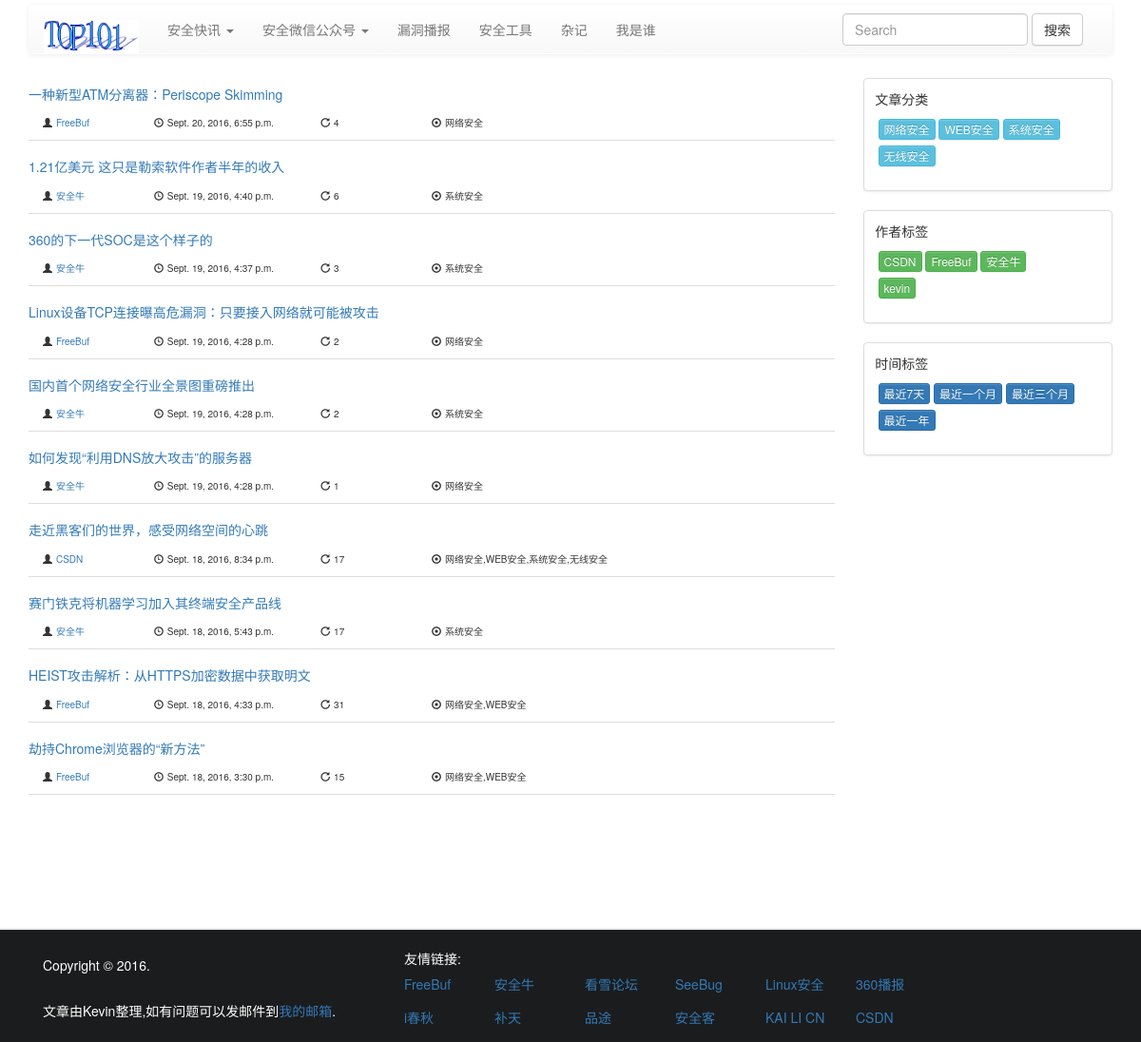
Page /blog/ on the earlier database version.
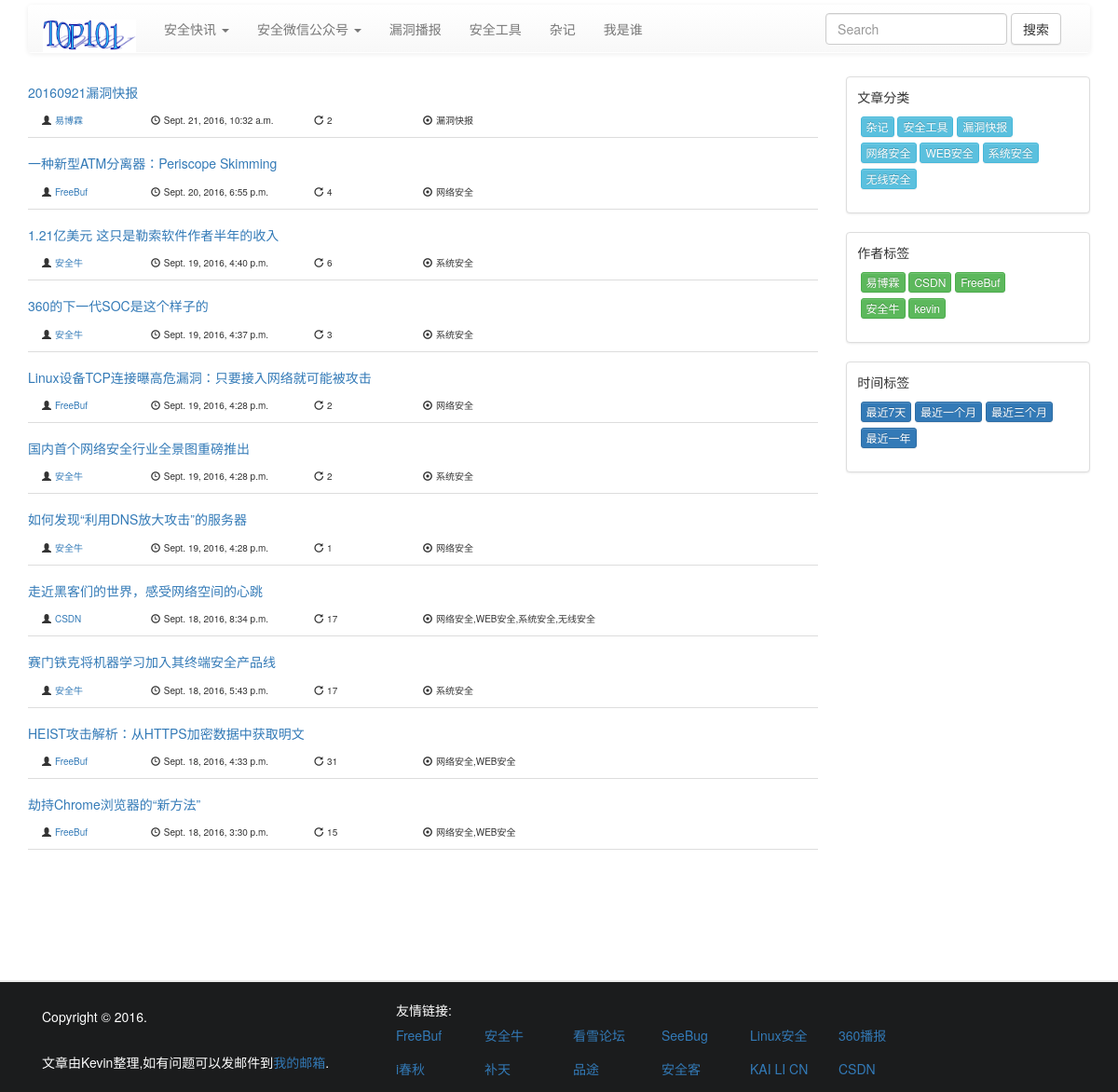
Same page on the later database version.
### beeblog/models.py (models this page shows, shortened)
class CommonModel(models.Model):
    id = models.BigAutoField(primary_key=True)
    created = models.DateTimeField(verbose_name='创建时间',
                                   default=now)
    updated = models.DateTimeField(verbose_name='修改时间',
                                   default=None, blank=True,
                                   null=True)
    is_valid = models.BooleanField(verbose_name='是否有效',
                                   default=True)
    objects = models.Manager()
    query_objects = BaseManager()
    class Meta:
        abstract = True

class Article(CommonModel):
    title = models.CharField(verbose_name='文章标题', max_length=100)
    author = models.ForeignKey(Author, on_delete=models.CASCADE,
                               verbose_name='作者')
    categories = models.ManyToManyField(Category,
                                        verbose_name='文章分类')
    tread = models.BigIntegerField(default=0, verbose_name='踩')
    support = models.BigIntegerField(default=0, verbose_name='赞')
    views = models.BigIntegerField(default=0, verbose_name='浏览数')
    content = RichTextUploadingField(verbose_name='文章内容')
    class Meta:
        verbose_name = '文章'
        verbose_name_plural = '文章'
        ordering = ('-created',)

class Author(CommonModel):
    name = models.CharField(verbose_name='作者名称', max_length=100)
    url = models.CharField(verbose_name='作者链接', max_length=200)
    avatar = models.ImageField(verbose_name='作者头像',
                               blank=True, null=True, upload_to=get_file_path)
    now = now()
    directory_string_var = 'avatars/%s/%s/%s/' % (now.year, now.month,
                                                  now.day)
    def avatar_tag(self):
        img_path = settings.MEDIA_URL + '{}'.format(self.avatar)
        return '<img src= "{}" style="width:150px; height:150px;"/>'.format(
            img_path)
    avatar_tag.short_description = '头像预览'
    avatar_tag.allow_tags = True
    class Meta:
        verbose_name = '作者'
        verbose_name_plural = '作者'
        ordering = ('-created',)

class Category(CommonModel):
    category_text = models.CharField(verbose_name='分类名称',
                                     max_length=20)
    sub_category = models.SmallIntegerField(verbose_name='自分类',
                                            default=1)
    class Meta:
        verbose_name = '文章分类'
        verbose_name_plural = '文章分类'
        ordering = ('-created',)
    def __str__(self):
        return self.category_text

### beeblog/views.py (the view)
def index_view(request):
    articles = Article.query_objects.all()[:PER_PAGE]
    return my_render(request, 'beeblog/index.html', {
        'articles': articles
    })

### beeblog/models.py (called while the page is built)
    def get_queryset(self):
        return super().get_queryset().filter(is_valid=True)

### beeblog/templatetags/beeblog_extras.py (called while the page is built)
@register.filter(name='mod')
def mod(value, arg):
    try:
        return int(value) % int(arg)
    except:
        return None

### beeblog/views.py (called while the page is built)
def my_render(request, template, kwargs):
    if 'categories' not in kwargs:
        kwargs['categories'] = Category.query_objects.all()
    if 'authors' not in kwargs:
        kwargs['authors'] = Author.query_objects.all()
    return render(request, template, kwargs)

### beeblog/templates/beeblog/index.html (shortened to what this page needs)
<!DOCTYPE html>
<html lang="en">
<head>
    <link rel="stylesheet" href="http://cdn.bootcss.com/bootstrap/3.3.7/css/bootstrap-theme.min.css">
    <link rel="stylesheet" href="http://cdn.bootcss.com/bootstrap/3.3.7/css/bootstrap.min.css">
    <link rel="stylesheet" href="/media/css/main.css">
</head>
<body>
{% load beeblog_extras %}
<div id="wrapper">
    <div id="header">
        {% block navbar %}
            <div class="container">
                <nav class="navbar navbar-default" role="navigation">
                    <div class="container-fluid">
                        <div class="navbar-header">
                            <a class="navbar-brand" href="/"><img style="width: 100px; height: 35px;" src="/media/img/my-site-logo.png"></a>
                        </div>
                        <div class="collapse navbar-collapse" id="bs-example-navbar-collapse-1">
                            <ul class="nav navbar-nav">
                                <li class="dropdown">
                                    <a href="#" class="dropdown-toggle" data-toggle="dropdown">安全快讯
                                        <span class="caret"></span></a>
                                </li>
                                <li class="dropdown">
                                    <a href="#" class="dropdown-toggle" data-toggle="dropdown">安全微信公众号
                                        <span class="caret"></span></a>
                                </li>
                                <li><a href="/blog/category/6/">漏洞播报</a></li>
                                <li><a href="/blog/category/7/">安全工具</a></li>
                                <li><a href="/blog/category/8/">杂记</a></li>
                                <li><a href="#">我是谁</a></li>
                            </ul>
                            <form class="navbar-form navbar-right" action="/blog/search" method="get" role="search">
                                <div class="form-group">
                                    <input type="text" name="search_query" class="form-control" placeholder="Search">
                                </div>
                                <button type="submit" class="btn btn-default">搜索</button>
                            </form>
                        </div>
                    </div>
                </nav>
            </div>
        {% endblock %}
    </div>
    <div id="content" class="container">
        {% block content %}
            <div class="row">
                <div class="col-md-9">
                    {% block article %}
                        {% for article in articles %}
                            {% include 'beeblog/article_header.html' %}
                        {% endfor %}
                    {% endblock %}
                </div>
                <div class="col-md-3">
                    <div class="thumbnail">
                        <h5>&nbsp; 文章分类</h5>
                        <nav class="navbar" role="navigation">
                            <div class="search_tag">
                                {% for c in categories %}
                                    <a class="btn btn-info btn-xs" href="/blog/category/{{ c.id }}/">
                                        {{ c.category_text }}
                                    </a>
                                {% endfor %}
                            </div>
                        </nav>
                    </div>
                    <div class="thumbnail">
                        <h5>&nbsp; 作者标签</h5>
                        <nav class="navbar" role="navigation">
                            <div class="search_tag">
                                {% for a in authors %}
                                    <a class="btn btn-success btn-xs" href="/blog/author/{{ a.id }}/">
                                        {{ a.name }}
                                    </a>
                                {% endfor %}
                            </div>
                        </nav>
                    </div>
                    <div class="thumbnail">
                        <h5>&nbsp; 时间标签</h5>
                        <nav class="navbar" role="navigation">
                            <div class="search_tag">
                                <a role="button" class="btn btn-primary btn-xs" href="/blog/recent/7/">
                                    最近7天
                                </a>
                                <a role="button" class="btn btn-primary btn-xs" href="/blog/recent/30/">
                                    最近一个月
                                </a>
                                <a role="button" class="btn btn-primary btn-xs" href="/blog/recent/90/">
                                    最近三个月
                                </a>
                                <a role="button" class="btn btn-primary btn-xs" href="/blog/recent/360/">
                                    最近一年
                                </a>
                            </div>
                        </nav>
                    </div>
                </div>
            </div>
        {% endblock %}
    </div>
    {% block footer %}
        <div style="min-height: 200px;"></div>
        <div id="footer">
            <div class="container" style="padding-top: 20px;">
                <div class="col-md-4">
                    <h5>Copyright © 2016. </h5> <br/>
                    <span>文章由Kevin整理,如有问题可以发邮件到<a href="mailto:tutengfei.kevin@gmail.com" target="_top">我的邮箱</a>.</span>
                </div>
                <div class="col-md-6">
                     友情链接:
                    <div class="row">
                        <div class="col-md-2"><h5><a href="http://www.freebuf.com/">FreeBuf</a></h5></div>
                        <div class="col-md-2"><h5><a href="http://www.aqniu.com/">安全牛</a></h5></div>
                        <div class="col-md-2"><h5><a href="http://bbs.pediy.com/">看雪论坛</a></h5></div>
                        <div class="col-md-2"><h5><a href="https://www.seebug.org/">SeeBug</a></h5></div>
                        <div class="col-md-2"><h5><a href="http://www.linux520.com/">Linux安全</a></h5></div>
                        <div class="col-md-2"><h5><a href="http://bobao.360.cn/">360播报</a></h5></div>
                    </div>
                    <div class="row">
                        <div class="col-md-2"><h5><a href="http://www.ichunqiu.com/">i春秋</a></h5></div>
                        <div class="col-md-2"><h5><a href="http://butian.360.cn/">补天</a></h5></div>
                        <div class="col-md-2"><h5><a href="http://www.pintu360.com/">品途</a></h5></div>
                        <div class="col-md-2"><h5><a href="http://bobao.360.cn/">安全客</a></h5></div>
                        <div class="col-md-2"><h5><a href="http://www.kali.org.cn/">KAI LI CN</a></h5></div>
                        <div class="col-md-2"><h5><a href="http://www.csdn.net/">CSDN</a></h5></div>
                    </div>
                </div>
            </div>
        </div>
    {% endblock %}
</div>
</body>
</html>

### beeblog/templates/beeblog/article_header.html
<div class="row">
    <div class="col-md-12">
        <h5><a href="/blog/{{ article.id }}">{{ article.title }}</a></h5>
    </div>
</div>
<div class="row" id="article-header">
    <div class="col-md-10">
        <div class="col-md-2">
            <span class="glyphicon glyphicon-user"></span>
            <span><a href="{{ article.author.url }}">{{ article.author.name }}</a></span>
        </div>
        <div class="col-md-3">
            <span class="glyphicon glyphicon-time"></span>
            <span>{{ article.created }}</span>
        </div>
        <div class="col-md-2">
            <span class="glyphicon glyphicon-repeat"></span>
            <span>{{ article.views }}</span>
        </div>
        <div class="col-md-5">
            <span class="glyphicon glyphicon-record"></span>
            <span>{{ article.categories.all|join:',' }}</span>
        </div>
    </div>
</div>
<hr>

### media/css/main.css (style rules this page uses)
html, body { height: 100%; margin: 0; padding: 0; }
#article-header span { font-size: x-small; }
#wrapper { min-height: 100%; position: relative; }
#header { padding: 5px; }
.navbar-default { background-color: transparent; border-color: transparent; }
#content { padding-bottom: 50px; }
#content hr { margin-top: 10px; margin-bottom: 10px; border-top: 1px solid #ddd; }
#footer { background: #1B1C1D; width: 100%; height: 120px; position: absolute; bottom: 0; left: 0; border-top: 2px #ebebeb solid; margin-top: 20px; color: white; }
.search_tag { margin-left: 10px; }

Differences in the rows shown:
added Article: title "20160921漏洞快报", author.name "易博霖", created "Sept. 21, 2016, 10:32 a.m.", views "2", categories.all "漏洞快报"
added Category: category_text "杂记"
added Category: category_text "安全工具"
added Category: category_text "漏洞快报"
added Author: name "易博霖"
